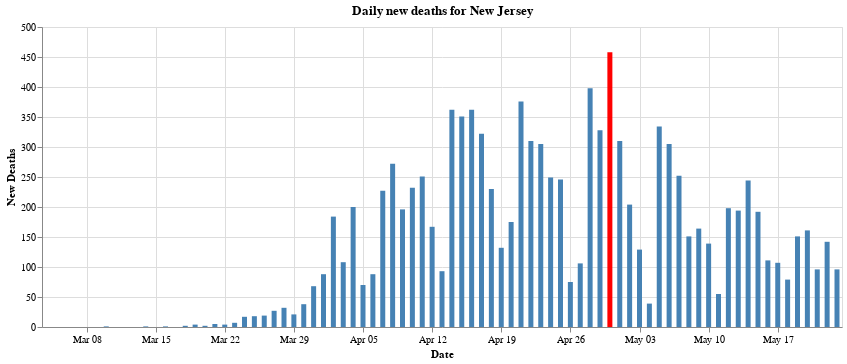

Here is the notebook cell this chart was saved with:
### Markdown cell above
## 12 - Graph of daily new deaths in New Jersey

### Code cell
max_daily_increase = daily_new_cases['new_deaths'].max()
# display(max_daily_increase)

chart = alt.Chart(daily_new_cases).mark_bar().encode(
    y=alt.Y('new_deaths:Q', axis=alt.Axis(title='New Deaths')),
    x=alt.X('date:T', axis=alt.Axis(format='%b %d', title='Date')),
    # The highlight will be set on the result of a conditional statement
    color=alt.condition(
        alt.datum.new_deaths == max_daily_increase,
        alt.value('red'),    
        alt.value('steelblue')  
    ),
    tooltip=['date:T','new_deaths']

).properties(
    width=800,
    title="Daily new deaths for New Jersey"
)

    
display(chart)

### Figure 1 — Vega-Lite specification as saved in the notebook (floating-point values rounded to 4 significant figures)
{"config": {"view": {"continuousWidth": 400, "continuousHeight": 300}}, "data": {"name": "data-192f21b5caba4fbe4416a0d4ca6353e8"}, "mark": "bar", "encoding": {"color": {"condition": {"value": "red", "test": "(datum.new_deaths === 458)"}, "value": "steelblue"}, "tooltip": [{"type": "temporal", "field": "date"}, {"type": "quantitative", "field": "new_deaths"}], "x": {"type": "temporal", "axis": {"format": "%b %d", "title": "Date"}, "field": "date"}, "y": {"type": "quantitative", "axis": {"title": "New Deaths"}, "field": "new_deaths"}}, "title": "Daily new deaths for New Jersey", "width": 800, "$schema": "https://vega.github.io/schema/vega-lite/v4.0.2.json", "datasets": {"data-192f21b5caba4fbe4416a0d4ca6353e8": [{"date": "2020-03-04T00:00:00", "new_cases": 1, "new_deaths": 0}, {"date": "2020-03-05T00:00:00", "new_cases": 1, "new_deaths": 0}, {"date": "2020-03-06T00:00:00", "new_cases": 2, "new_deaths": 0}, {"date": "2020-03-07T00:00:00", "new_cases": 0, "new_deaths": 0}, {"date": "2020-03-08T00:00:00", "new_cases": 2, "new_deaths": 0}, {"date": "2020-03-09T00:00:00", "new_cases": 5, "new_deaths": 0}, {"date": "2020-03-10T00:00:00", "new_cases": 4, "new_deaths": 1}, {"date": "2020-03-11T00:00:00", "new_cases": 8, "new_deaths": 0}, {"date": "2020-03-12T00:00:00", "new_cases": 6, "new_deaths": 0}, {"date": "2020-03-13T00:00:00", "new_cases": 21, "new_deaths": 0}, {"date": "2020-03-14T00:00:00", "new_cases": 25, "new_deaths": 1}, {"date": "2020-03-15T00:00:00", "new_cases": 23, "new_deaths": 0}, {"date": "2020-03-16T00:00:00", "new_cases": 78, "new_deaths": 1}, {"date": "2020-03-17T00:00:00", "new_cases": 92, "new_deaths": 0}, {"date": "2020-03-18T00:00:00", "new_cases": 159, "new_deaths": 2}, {"date": "2020-03-19T00:00:00", "new_cases": 308, "new_deaths": 4}, {"date": "2020-03-20T00:00:00", "new_cases": 161, "new_deaths": 2}, {"date": "2020-03-21T00:00:00", "new_cases": 440, "new_deaths": 5}, {"date": "2020-03-22T00:00:00", "new_cases": 578, "new_deaths": 4}, {"date": "2020-03-23T00:00:00", "new_cases": 930, "new_deaths": 7}, {"date": "2020-03-24T00:00:00", "new_cases": 831, "new_deaths": 17}, {"date": "2020-03-25T00:00:00", "new_cases": 727, "new_deaths": 18}, {"date": "2020-03-26T00:00:00", "new_cases": 2474, "new_deaths": 19}, {"date": "2020-03-27T00:00:00", "new_cases": 1949, "new_deaths": 27}, {"date": "2020-03-28T00:00:00", "new_cases": 2299, "new_deaths": 32}, {"date": "2020-03-29T00:00:00", "new_cases": 2262, "new_deaths": 21}, {"date": "2020-03-30T00:00:00", "new_cases": 3250, "new_deaths": 38}, {"date": "2020-03-31T00:00:00", "new_cases": 2060, "new_deaths": 68}, {"date": "2020-04-01T00:00:00", "new_cases": 3559, "new_deaths": 88}, {"date": "2020-04-02T00:00:00", "new_cases": 3335, "new_deaths": 184}, {"date": "2020-04-03T00:00:00", "new_cases": 4305, "new_deaths": 108}, {"date": "2020-04-04T00:00:00", "new_cases": 4229, "new_deaths": 200}, {"date": "2020-04-05T00:00:00", "new_cases": 3381, "new_deaths": 70}, {"date": "2020-04-06T00:00:00", "new_cases": 3585, "new_deaths": 88}, {"date": "2020-04-07T00:00:00", "new_cases": 3326, "new_deaths": 227}, {"date": "2020-04-08T00:00:00", "new_cases": 3021, "new_deaths": 272}, {"date": "2020-04-09T00:00:00", "new_cases": 3590, "new_deaths": 196}, {"date": "2020-04-10T00:00:00", "new_cases": 3561, "new_deaths": 232}, {"date": "2020-04-11T00:00:00", "new_cases": 3563, "new_deaths": 251}, {"date": "2020-04-12T00:00:00", "new_cases": 3699, "new_deaths": 167}, {"date": "2020-04-13T00:00:00", "new_cases": 2734, "new_deaths": 93}, {"date": "2020-04-14T00:00:00", "new_cases": 4240, "new_deaths": 362}, {"date": "2020-04-15T00:00:00", "new_cases": 2206, "new_deaths": 351}, {"date": "2020-04-16T00:00:00", "new_cases": 4287, "new_deaths": 362}, {"date": "2020-04-17T00:00:00", "new_cases": 3150, "new_deaths": 322}, {"date": "2020-04-18T00:00:00", "new_cases": 2953, "new_deaths": 230}, {"date": "2020-04-19T00:00:00", "new_cases": 3881, "new_deaths": 132}, {"date": "2020-04-20T00:00:00", "new_cases": 3505, "new_deaths": 175}, {"date": "2020-04-21T00:00:00", "new_cases": 3581, "new_deaths": 376}, {"date": "2020-04-22T00:00:00", "new_cases": 3478, "new_deaths": 310}, {"date": "2020-04-23T00:00:00", "new_cases": 4124, "new_deaths": 305}, {"date": "2020-04-24T00:00:00", "new_cases": 2207, "new_deaths": 249}, {"date": "2020-04-25T00:00:00", "new_cases": 3327, "new_deaths": 246}, {"date": "2020-04-26T00:00:00", "new_cases": 3515, "new_deaths": 75}, {"date": "2020-04-27T00:00:00", "new_cases": 2150, "new_deaths": 106}, {"date": "2020-04-28T00:00:00", "new_cases": 2668, "new_deaths": 398}, {"date": "2020-04-29T00:00:00", "new_cases": 2408, "new_deaths": 328}, {"date": "2020-04-30T00:00:00", "new_cases": 2388, "new_deaths": 458}, {"date": "2020-05-01T00:00:00", "new_cases": 2538, "new_deaths": 310}, {"date": "2020-05-02T00:00:00", "new_cases": 2527, "new_deaths": 204}, {"date": "2020-05-03T00:00:00", "new_cases": 3027, "new_deaths": 129}, {"date": "2020-05-04T00:00:00", "new_cases": 1525, "new_deaths": 39}, {"date": "2020-05-05T00:00:00", "new_cases": 2324, "new_deaths": 334}, {"date": "2020-05-06T00:00:00", "new_cases": 1297, "new_deaths": 305}, {"date": "2020-05-07T00:00:00", "new_cases": 1745, "new_deaths": 252}, {"date": "2020-05-08T00:00:00", "new_cases": 1819, "new_deaths": 151}, {"date": "2020-05-09T00:00:00", "new_cases": 1631, "new_deaths": 164}, {"date": "2020-05-10T00:00:00", "new_cases": 1447, "new_deaths": 139}, {"date": "2020-05-11T00:00:00", "new_cases": 1413, "new_deaths": 55}, {"date": "2020-05-12T00:00:00", "new_cases": 798, "new_deaths": 198}, {"date": "2020-05-13T00:00:00", "new_cases": 817, "new_deaths": 194}, {"date": "2020-05-14T00:00:00", "new_cases": 1144, "new_deaths": 244}, {"date": "2020-05-15T00:00:00", "new_cases": 1201, "new_deaths": 192}, {"date": "2020-05-16T00:00:00", "new_cases": 1184, "new_deaths": 111}, {"date": "2020-05-17T00:00:00", "new_cases": 1245, "new_deaths": 107}, {"date": "2020-05-18T00:00:00", "new_cases": 1705, "new_deaths": 79}, {"date": "2020-05-19T00:00:00", "new_cases": 974, "new_deaths": 151}, {"date": "2020-05-20T00:00:00", "new_cases": 1386, "new_deaths": 161}, {"date": "2020-05-21T00:00:00", "new_cases": 1073, "new_deaths": 96}, {"date": "2020-05-22T00:00:00", "new_cases": 1247, "new_deaths": 142}, {"date": "2020-05-23T00:00:00", "new_cases": 385, "new_deaths": 96}]}}
